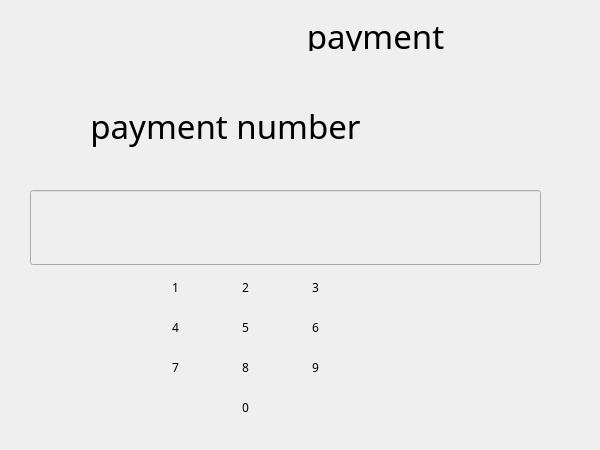
<?xml version="1.0" encoding="UTF-8"?>
<ui version="4.0">
 <class>PaymentAccount</class>
 <widget class="QWidget" name="PaymentAccount">
  <property name="geometry">
   <rect>
    <x>0</x>
    <y>0</y>
    <width>600</width>
    <height>450</height>
   </rect>
  </property>
  <property name="windowTitle">
   <string>Form</string>
  </property>
  <property name="styleSheet">
   <string notr="true">#Form{
background-image: url(:/Resources/background.png);
}</string>
  </property>
  <widget class="QPushButton" name="pushButton_2">
   <property name="geometry">
    <rect>
     <x>220</x>
     <y>270</y>
     <width>51</width>
     <height>35</height>
    </rect>
   </property>
   <property name="font">
    <font>
     <family>KenVector Future</family>
    </font>
   </property>
   <property name="styleSheet">
    <string notr="true">#pushButton_2 {
background-image: url(:Resources/padButtonShort.png);
border: none;
}
</string>
   </property>
   <property name="text">
    <string>2</string>
   </property>
  </widget>
  <widget class="QPushButton" name="pushButton_0">
   <property name="geometry">
    <rect>
     <x>220</x>
     <y>390</y>
     <width>51</width>
     <height>35</height>
    </rect>
   </property>
   <property name="font">
    <font>
     <family>KenVector Future</family>
    </font>
   </property>
   <property name="styleSheet">
    <string notr="true">#pushButton_0{
background-image: url(:Resources/padButtonShort.png);
border: none;
}
</string>
   </property>
   <property name="text">
    <string>0</string>
   </property>
  </widget>
  <widget class="QPushButton" name="pushButton_left">
   <property name="geometry">
    <rect>
     <x>150</x>
     <y>390</y>
     <width>51</width>
     <height>35</height>
    </rect>
   </property>
   <property name="font">
    <font>
     <family>KenVector Future</family>
    </font>
   </property>
   <property name="styleSheet">
    <string notr="true">#pushButton_left{
background-image: url(:Resources/padButtonShort.png);
border: none;
}
</string>
   </property>
   <property name="text">
    <string/>
   </property>
  </widget>
  <widget class="QPushButton" name="pushButton_right">
   <property name="geometry">
    <rect>
     <x>290</x>
     <y>390</y>
     <width>51</width>
     <height>35</height>
    </rect>
   </property>
   <property name="font">
    <font>
     <family>KenVector Future</family>
    </font>
   </property>
   <property name="styleSheet">
    <string notr="true">#pushButton_right{
background-image: url(:Resources/padButtonShort.png);
border: none;
}
</string>
   </property>
   <property name="text">
    <string/>
   </property>
  </widget>
  <widget class="QLineEdit" name="lineEdit">
   <property name="enabled">
    <bool>false</bool>
   </property>
   <property name="geometry">
    <rect>
     <x>30</x>
     <y>190</y>
     <width>511</width>
     <height>75</height>
    </rect>
   </property>
   <property name="font">
    <font>
     <pointsize>24</pointsize>
    </font>
   </property>
   <property name="styleSheet">
    <string notr="true">#lineEdit
{
background-image: url(:/Resources/lineInLong.png);
}</string>
   </property>
   <property name="alignment">
    <set>Qt::AlignCenter</set>
   </property>
   <property name="readOnly">
    <bool>true</bool>
   </property>
  </widget>
  <widget class="QPushButton" name="eraseAct">
   <property name="geometry">
    <rect>
     <x>370</x>
     <y>310</y>
     <width>71</width>
     <height>35</height>
    </rect>
   </property>
   <property name="styleSheet">
    <string notr="true">#eraseAct{
background-image: url(:/Resources/eraseAct.png);
border: none;
}</string>
   </property>
   <property name="text">
    <string/>
   </property>
   <property name="iconSize">
    <size>
     <width>71</width>
     <height>35</height>
    </size>
   </property>
  </widget>
  <widget class="QPushButton" name="cancelAct">
   <property name="geometry">
    <rect>
     <x>370</x>
     <y>350</y>
     <width>71</width>
     <height>35</height>
    </rect>
   </property>
   <property name="styleSheet">
    <string notr="true">#cancelAct{
background-image: url(:/Resources/cancelAct.png);
border: none;
}</string>
   </property>
   <property name="text">
    <string/>
   </property>
   <property name="iconSize">
    <size>
     <width>71</width>
     <height>35</height>
    </size>
   </property>
  </widget>
  <widget class="QPushButton" name="pushButton_7">
   <property name="geometry">
    <rect>
     <x>150</x>
     <y>350</y>
     <width>51</width>
     <height>35</height>
    </rect>
   </property>
   <property name="font">
    <font>
     <family>KenVector Future</family>
    </font>
   </property>
   <property name="styleSheet">
    <string notr="true">#pushButton_7{
background-image: url(:Resources/padButtonShort.png);
border: none;
}
</string>
   </property>
   <property name="text">
    <string>7</string>
   </property>
  </widget>
  <widget class="QPushButton" name="pushButton_4">
   <property name="geometry">
    <rect>
     <x>150</x>
     <y>310</y>
     <width>51</width>
     <height>35</height>
    </rect>
   </property>
   <property name="font">
    <font>
     <family>KenVector Future</family>
    </font>
   </property>
   <property name="styleSheet">
    <string notr="true">#pushButton_4 {
background-image: url(:Resources/padButtonShort.png);
border: none;
}
</string>
   </property>
   <property name="text">
    <string>4</string>
   </property>
  </widget>
  <widget class="QPushButton" name="pushButton_1">
   <property name="geometry">
    <rect>
     <x>150</x>
     <y>270</y>
     <width>51</width>
     <height>35</height>
    </rect>
   </property>
   <property name="font">
    <font>
     <family>KenVector Future</family>
    </font>
   </property>
   <property name="styleSheet">
    <string notr="true">#pushButton_1 {
background-image: url(:Resources/padButtonShort.png);
border: none;
}
</string>
   </property>
   <property name="text">
    <string>1</string>
   </property>
  </widget>
  <widget class="QPushButton" name="pushButton_5">
   <property name="geometry">
    <rect>
     <x>220</x>
     <y>310</y>
     <width>51</width>
     <height>35</height>
    </rect>
   </property>
   <property name="font">
    <font>
     <family>KenVector Future</family>
    </font>
   </property>
   <property name="styleSheet">
    <string notr="true">#pushButton_5{
background-image: url(:Resources/padButtonShort.png);
border: none;
}
</string>
   </property>
   <property name="text">
    <string>5</string>
   </property>
  </widget>
  <widget class="QPushButton" name="pushButton_9">
   <property name="geometry">
    <rect>
     <x>290</x>
     <y>350</y>
     <width>51</width>
     <height>35</height>
    </rect>
   </property>
   <property name="font">
    <font>
     <family>KenVector Future</family>
    </font>
   </property>
   <property name="styleSheet">
    <string notr="true">#pushButton_9{
background-image: url(:Resources/padButtonShort.png);
border: none;
}
</string>
   </property>
   <property name="text">
    <string>9</string>
   </property>
  </widget>
  <widget class="QLabel" name="action">
   <property name="geometry">
    <rect>
     <x>30</x>
     <y>100</y>
     <width>391</width>
     <height>51</height>
    </rect>
   </property>
   <property name="font">
    <font>
     <family>KenVector Future</family>
     <pointsize>25</pointsize>
     <underline>false</underline>
     <strikeout>false</strikeout>
    </font>
   </property>
   <property name="styleSheet">
    <string notr="true">#action{
background: none;
text-align:center;
}</string>
   </property>
   <property name="text">
    <string>payment number</string>
   </property>
   <property name="alignment">
    <set>Qt::AlignCenter</set>
   </property>
  </widget>
  <widget class="QPushButton" name="pushButton_6">
   <property name="geometry">
    <rect>
     <x>290</x>
     <y>310</y>
     <width>51</width>
     <height>35</height>
    </rect>
   </property>
   <property name="font">
    <font>
     <family>KenVector Future</family>
    </font>
   </property>
   <property name="styleSheet">
    <string notr="true">#pushButton_6{
background-image: url(:Resources/padButtonShort.png);
border: none;
}

</string>
   </property>
   <property name="text">
    <string>6</string>
   </property>
  </widget>
  <widget class="QPushButton" name="pushButton_3">
   <property name="geometry">
    <rect>
     <x>290</x>
     <y>270</y>
     <width>51</width>
     <height>35</height>
    </rect>
   </property>
   <property name="font">
    <font>
     <family>KenVector Future</family>
    </font>
   </property>
   <property name="styleSheet">
    <string notr="true">#pushButton_3 {
background-image: url(:Resources/padButtonShort.png);
border: none;
}
</string>
   </property>
   <property name="text">
    <string>3</string>
   </property>
  </widget>
  <widget class="QPushButton" name="okAct">
   <property name="geometry">
    <rect>
     <x>370</x>
     <y>270</y>
     <width>71</width>
     <height>35</height>
    </rect>
   </property>
   <property name="styleSheet">
    <string notr="true">#okAct
{
background-image: url(:/Resources/okAct.png);
border: none;
}</string>
   </property>
   <property name="text">
    <string/>
   </property>
   <property name="iconSize">
    <size>
     <width>71</width>
     <height>35</height>
    </size>
   </property>
  </widget>
  <widget class="QPushButton" name="cancelButt">
   <property name="geometry">
    <rect>
     <x>390</x>
     <y>370</y>
     <width>215</width>
     <height>79</height>
    </rect>
   </property>
   <property name="styleSheet">
    <string notr="true">#cancelButt {
background-image: url(:Resources/cancel.png);
border: none;
}
#cancelButt:pressed
{
   background-image: url(:Resources/cancelP.png);
  border: none;
}</string>
   </property>
   <property name="text">
    <string/>
   </property>
   <property name="iconSize">
    <size>
     <width>219</width>
     <height>79</height>
    </size>
   </property>
  </widget>
  <widget class="QPushButton" name="pushButton_8">
   <property name="geometry">
    <rect>
     <x>220</x>
     <y>350</y>
     <width>51</width>
     <height>35</height>
    </rect>
   </property>
   <property name="font">
    <font>
     <family>KenVector Future</family>
    </font>
   </property>
   <property name="styleSheet">
    <string notr="true">#pushButton_8{
background-image: url(:Resources/padButtonShort.png);
border: none;
}
</string>
   </property>
   <property name="text">
    <string>8</string>
   </property>
  </widget>
  <widget class="QLabel" name="window_2">
   <property name="geometry">
    <rect>
     <x>160</x>
     <y>20</y>
     <width>431</width>
     <height>31</height>
    </rect>
   </property>
   <property name="font">
    <font>
     <family>KenVector Future</family>
     <pointsize>25</pointsize>
     <underline>false</underline>
     <strikeout>false</strikeout>
    </font>
   </property>
   <property name="text">
    <string>payment</string>
   </property>
   <property name="alignment">
    <set>Qt::AlignCenter</set>
   </property>
  </widget>
  <widget class="QLabel" name="info">
   <property name="geometry">
    <rect>
     <x>40</x>
     <y>160</y>
     <width>491</width>
     <height>21</height>
    </rect>
   </property>
   <property name="font">
    <font>
     <family>KenVector Future</family>
     <pointsize>14</pointsize>
     <underline>false</underline>
     <strikeout>false</strikeout>
    </font>
   </property>
   <property name="styleSheet">
    <string notr="true">#action{
background: none;
text-align:center;
}</string>
   </property>
   <property name="text">
    <string/>
   </property>
   <property name="alignment">
    <set>Qt::AlignCenter</set>
   </property>
  </widget>
 </widget>
 <resources/>
 <connections/>
</ui>
